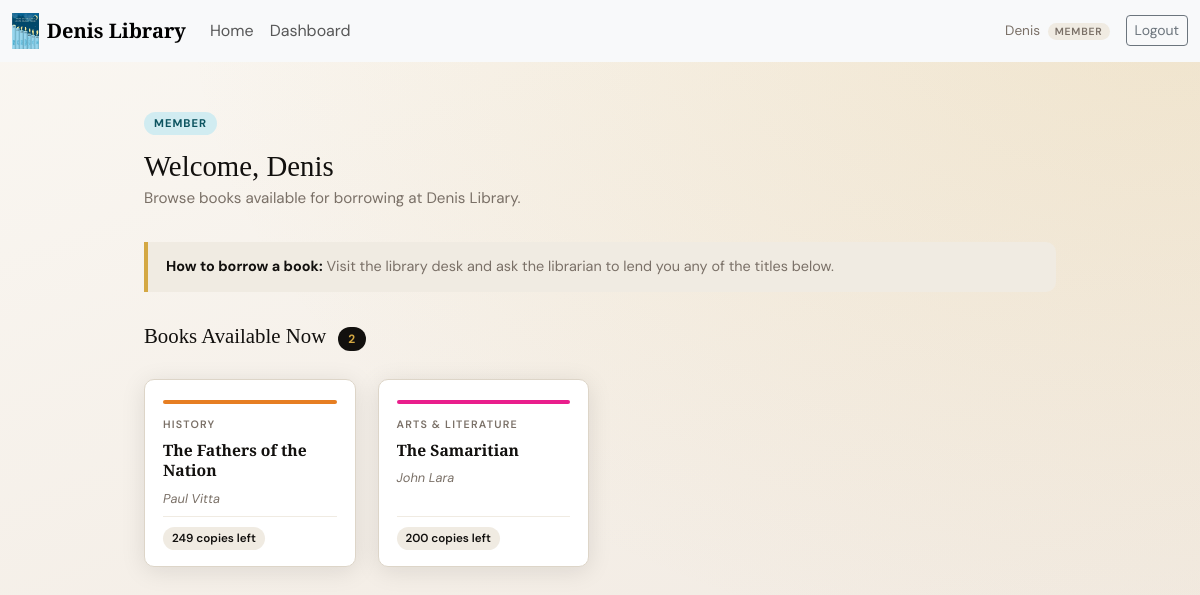
Before: /accounts/dashboard/member/ (signed in) with the older database file.
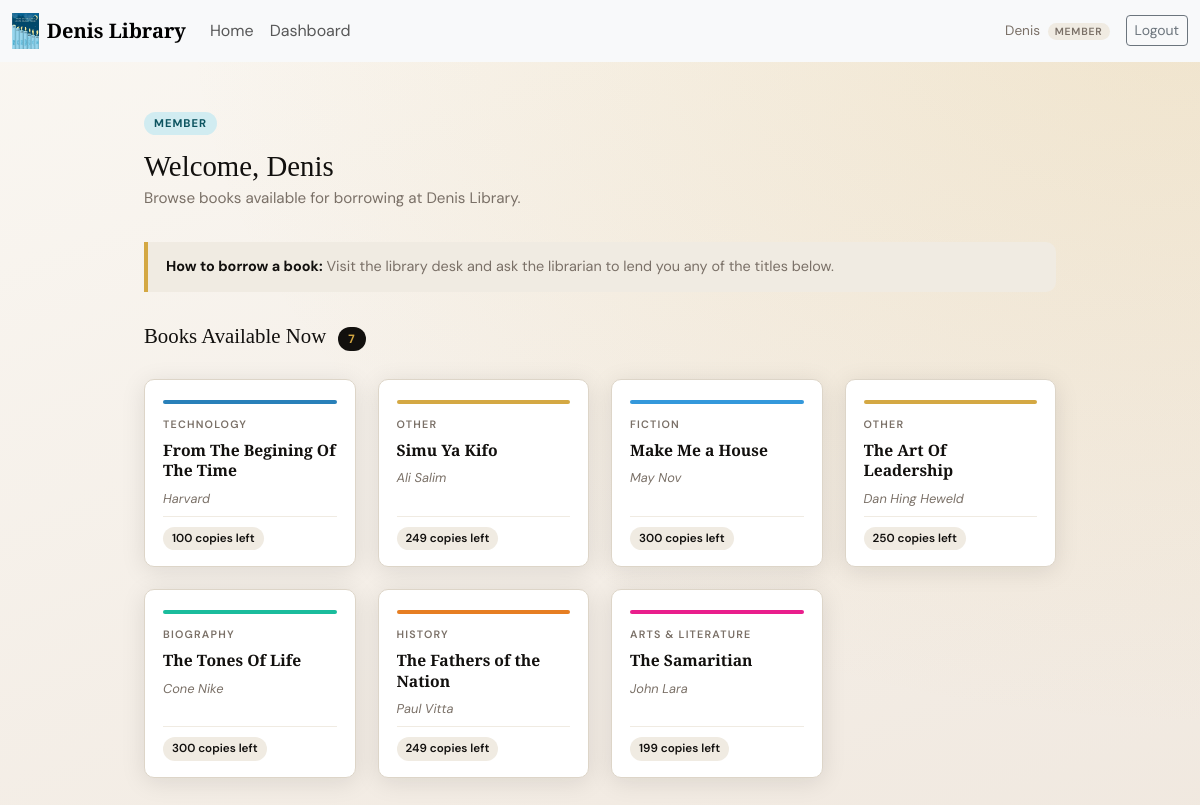
After: the same page with the newer database file.
### borrowed_books/models.py (models this page shows, shortened)
class Book(models.Model):
    GENRE_CHOICES = [
        ('fiction', 'Fiction'),
        ('non_fiction', 'Non-Fiction'),
        ('science', 'Science'),
        ('history', 'History'),
        ('biography', 'Biography'),
        ('technology', 'Technology'),
        ('arts', 'Arts & Literature'),
        ('other', 'Other'),
    ]
    title = models.CharField(max_length=255)
    author = models.CharField(max_length=255)
    isbn = models.CharField(max_length=20, unique=True)
    genre = models.CharField(max_length=50, choices=GENRE_CHOICES, default='other')
    published_year = models.PositiveIntegerField()
    copies_available = models.PositiveIntegerField(default=1)
    description = models.TextField(blank=True)
    date_added = models.DateTimeField(auto_now_add=True)
    class Meta:
        ordering = ['-date_added']

### accounts/views.py (the view)
    @login_required
    def wrapper(request, *args, **kwargs):
        if not request.user.is_member():
            messages.error(request, 'Access denied. Members only.')
            return redirect('dashboard_redirect')
        return view_func(request, *args, **kwargs)

### accounts/models.py (called while the page is built)
    def is_member(self):
        return self.role == 'member'

### accounts/views.py (called while the page is built)
def member_required(view_func):
    @login_required
    def wrapper(request, *args, **kwargs):
        if not request.user.is_member():
            messages.error(request, 'Access denied. Members only.')
            return redirect('dashboard_redirect')
        return view_func(request, *args, **kwargs)
    wrapper.__name__ = view_func.__name__
    return wrapper

@member_required
def member_dashboard(request):
    from borrowed_books.models import Book
    context = {
        'books': Book.objects.filter(copies_available__gt=0).order_by('-date_added'),
    }
    return render(request, 'accounts/member_dashboard.html', context)

### accounts/templates/accounts/member_dashboard.html (shortened to what this page needs)
{% extends "base.html" %}
{% block content %}
<span class="role-tag">Member</span>
<div class="db-header">
  <h2>Welcome, {{ request.user.first_name|default:request.user.username }}</h2>
  <p>Browse books available for borrowing at Denis Library.</p>
</div>
<div class="info-banner">
  <strong>How to borrow a book:</strong> Visit the library desk and ask the librarian to lend you any of the titles below.
</div>
<div class="section-header">
  <h3>Books Available Now</h3>
  <span class="count">{{ books|length }}</span>
</div>
{% if books %}
<div class="book_grid">
      {% for book in books %}
      <div class="book-card">
        <div class="card-spine genre-{{ book.genre }}"></div>
        <div class="card-genre">{{ book.get_genre_display }}</div>
        <div class="card-title">{{ book.title }}</div>
        <div class="card-author">{{ book.author }}</div>
        <div class="card-meta">
          <span class="card-copies">{{ book.copies_available }} cop{{ book.copies_available|pluralize:"y,ies" }} left</span>
        </div>
      </div>
      {% endfor %}
    </div>
{% else %}
  <div class="empty-state">
    <p>No books are currently available. Please check back soon.</p>
  </div>
{% endif %}
{% endblock %}

Changed rows visible on the page:
added Book: genre "TECHNOLOGY", title "From The Begining Of The Time", author "Harvard", copies_available "100"
added Book: genre "OTHER", title "Simu Ya Kifo", author "Ali Salim", copies_available "249"
added Book: genre "FICTION", title "Make Me a House", author "May Nov", copies_available "300"
added Book: genre "OTHER", title "The Art Of Leadership", author "Dan Hing Heweld", copies_available "250"
added Book: genre "BIOGRAPHY", title "The Tones Of Life", author "Cone Nike", copies_available "300"
changed Book "The Samaritian": copies_available "200" → "199"
Other visible differences:
{{ books|length }}: "2" → "7"
